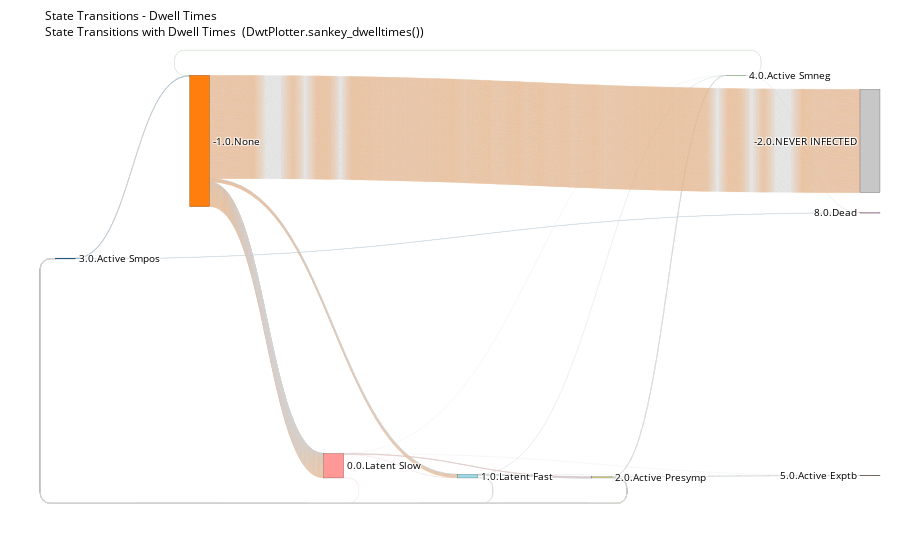

Notebook code for this chart:
### Code cell
# Sankey diagram with dwell times
analyzer.sankey_dwelltimes(subtitle="State Transitions with Dwell Times")

### Figure 1 — Plotly figure (JSON) as saved in the notebook; plotly's stock layout.template omitted (floating-point values rounded to 4 significant figures; data arrays with more than 128 entries replaced by an {"elided": "..."} marker saying what was removed)
{"data": [{"arrangement": "snap", "link": {"color": {"elided": "1126 str values"}, "hovertemplate": "%{source.label} → %{target.label}: %{value} step_time_units<br>", "line": {"color": "lightgray", "width": 0.1}, "source": {"elided": "1126 int values"}, "target": {"elided": "1126 int values"}, "value": {"elided": "1126 float values"}}, "node": {"color": ["rgba(31.0, 119.0, 180.0, 1.0)", "rgba(255.0, 127.0, 14.0, 1.0)", "rgba(152.0, 223.0, 138.0, 1.0)", "rgba(255.0, 152.0, 150.0, 1.0)", "rgba(140.0, 86.0, 75.0, 1.0)", "rgba(227.0, 119.0, 194.0, 1.0)", "rgba(199.0, 199.0, 199.0, 1.0)", "rgba(219.0, 219.0, 141.0, 1.0)", "rgba(158.0, 218.0, 229.0, 1.0)"], "label": ["3.0.Active Smpos", "-1.0.None", "4.0.Active Smneg", "0.0.Latent Slow", "5.0.Active Exptb", "8.0.Dead", "-2.0.NEVER INFECTED", "2.0.Active Presymp", "1.0.Latent Fast"], "line": {"color": "black", "width": 0.2}, "pad": 15, "thickness": 20}, "type": "sankey"}], "layout": {"font": {"color": "black", "size": 10}, "margin": {"b": 20, "l": 20, "r": 20, "t": 40}, "title": {"font": {"size": 12}, "text": "State Transitions - Dwell Times<br>State Transitions with Dwell Times  (DwtPlotter.sankey_dwelltimes())"}}}
